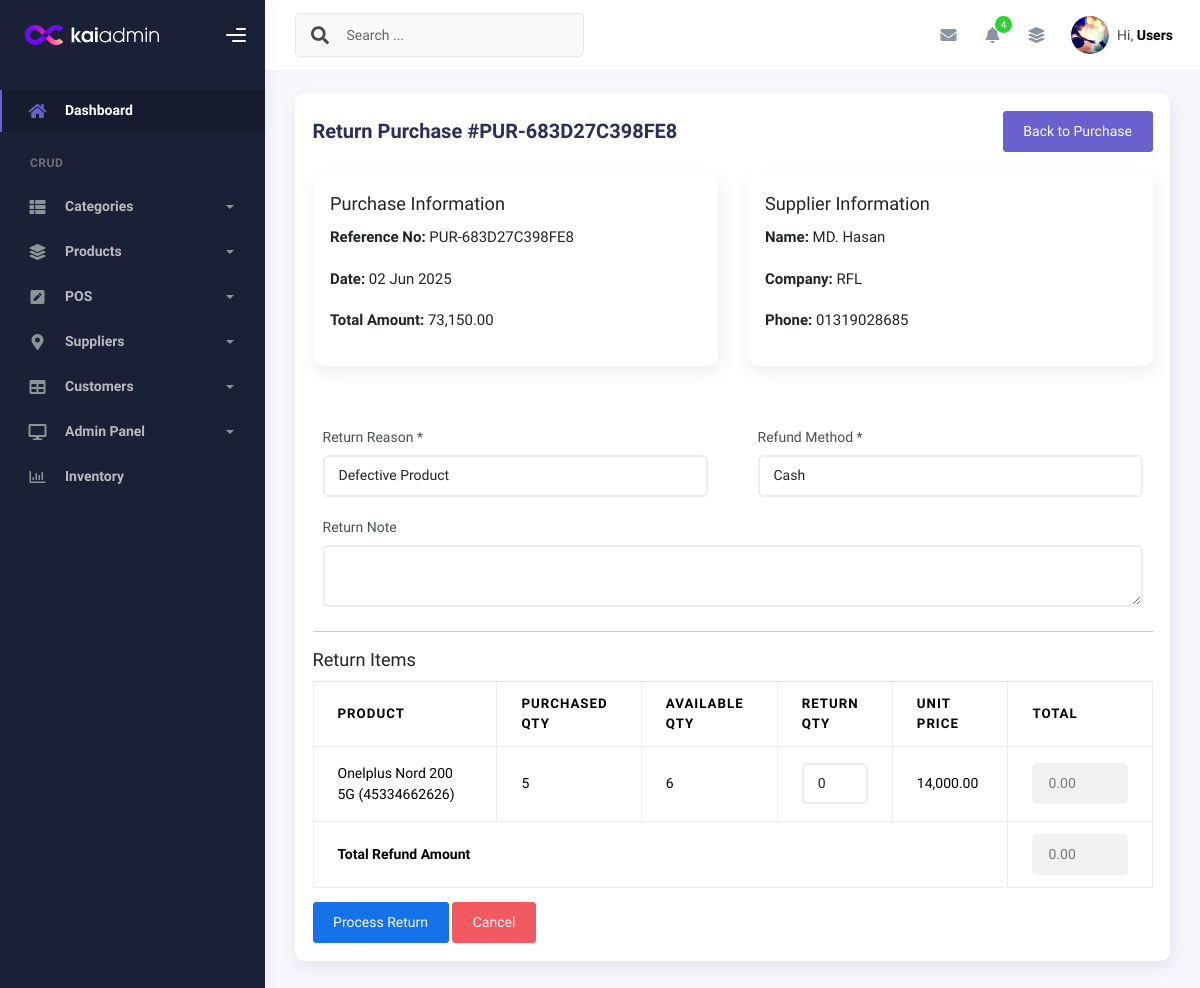
/modules/purchase/purchase_return.php?id=10 (signed in), run on the app's committed database.
### tables this page shows
CREATE TABLE `purchase` (
  `id` int(11) NOT NULL,
  `supplier_id` int(11) DEFAULT NULL,
  `reference_no` varchar(50) DEFAULT NULL,
  `purchase_date` date NOT NULL,
  `payment_method` varchar(20) DEFAULT 'cash',
  `payment_status` enum('pending','partial','paid') DEFAULT 'pending',
  `discount` decimal(10,2) DEFAULT 0.00,
  `discount_amount` decimal(10,2) DEFAULT 0.00,
  `subtotal` decimal(10,2) DEFAULT 0.00,
  `vat` decimal(10,2) NOT NULL DEFAULT 0.00,
  `total` decimal(10,2) NOT NULL,
  `user_id` int(11) DEFAULT NULL,
  `is_deleted` tinyint(1) DEFAULT 0,
  `deleted_at` timestamp NULL DEFAULT NULL,
  `created_at` timestamp NOT NULL DEFAULT current_timestamp(),
  `updated_at` timestamp NOT NULL DEFAULT current_timestamp() ON UPDATE current_timestamp()
);

CREATE TABLE `suppliers` (
  `id` int(11) NOT NULL,
  `name` varchar(100) NOT NULL,
  `phone` varchar(20) DEFAULT NULL,
  `email` varchar(100) DEFAULT NULL,
  `address` text DEFAULT NULL,
  `company_name` varchar(100) DEFAULT NULL,
  `created_at` timestamp NOT NULL DEFAULT current_timestamp(),
  `updated_at` timestamp NOT NULL DEFAULT current_timestamp() ON UPDATE current_timestamp()
);

CREATE TABLE `purchase_items` (
  `id` int(11) NOT NULL,
  `purchase_id` int(11) NOT NULL,
  `product_id` int(11) NOT NULL,
  `quantity` int(11) NOT NULL,
  `unit_price` decimal(10,2) NOT NULL,
  `discount` decimal(10,2) DEFAULT 0.00,
  `subtotal` decimal(10,2) DEFAULT 0.00,
  `vat` decimal(5,2) DEFAULT 0.00,
  `total_price` decimal(10,2) NOT NULL,
  `created_at` timestamp NOT NULL DEFAULT current_timestamp()
);

CREATE TABLE `products` (
  `id` int(11) NOT NULL,
  `name` varchar(100) NOT NULL,
  `barcode` varchar(50) NOT NULL,
  `category_id` int(11) DEFAULT NULL,
  `sub_category_id` int(11) DEFAULT NULL,
  `child_category_id` int(11) DEFAULT NULL,
  `brand_id` int(11) DEFAULT NULL,
  `price` decimal(10,2) NOT NULL,
  `sell_price` decimal(10,2) NOT NULL,
  `is_deleted` tinyint(1) DEFAULT 0,
  `deleted_at` timestamp NULL DEFAULT NULL,
  `created_at` timestamp NOT NULL DEFAULT current_timestamp(),
  `updated_at` timestamp NOT NULL DEFAULT current_timestamp() ON UPDATE current_timestamp()
);

### includes/crud_class.php (called while the page is built, shortened)
<?php
class CRUD {
    protected $host = 'localhost';
    protected $username = 'root';
    protected $password = '';
    protected $database = 'inventory_system';
    protected $connect;
    function __construct() {
        $this->connect = new mysqli($this->host, $this->username, $this->password, $this->database);
        $this->connect->set_charset("utf8mb4");
    }
    private function buildWhereClause($conditions) {
        $whereParts = [];
        $params = [];
        foreach ($conditions as $key => $value) {
            if (preg_match('/^(.+?)\s*(=|!=|<>|>|<|>=|<=|LIKE|NOT LIKE|IN|NOT IN)\s*$/i', $key, $matches)) {
                $column = trim($matches[1]);
                $operator = trim($matches[2]);
            } else {
                $column = $key;
                $operator = '=';
            }
            $whereParts[] = "`$column` $operator ?";
            $params[] = $value;
        }
        return [
            'sql' => 'WHERE ' . implode(' AND ', $whereParts),
            'params' => $params
        ];
    }
    private function bind_params($stmt, $params) {
        $types = '';
        $values = [];
        foreach ($params as $value) {
            if (is_int($value)) {
                $types .= 'i';
            } elseif (is_float($value)) {
                $types .= 'd';
            } else {
                $types .= 's';
            }
            $values[] = $value;
        }
        array_unshift($values, $types);
        return call_user_func_array([$stmt, 'bind_param'], $this->ref_values($values));
    }
    private function ref_values($array) {
        $refs = [];
        foreach ($array as $key => $value) {
            $refs[$key] = &$array[$key];
        }
        return $refs;
    }
    public function common_select($table, $fields = '*', $where = false, $sort = 'id', $sort_type = 'asc', $offset = false, $limit = false) {
        $data = [];
        $error = 0;
        $error_msg = "";
        $params = [];
        $sql = "SELECT $fields FROM `$table`";
        if ($where) {
            if (is_array($where)) {
                $whereClause = $this->buildWhereClause($where);
                $sql .= ' ' . $whereClause['sql'];
                $params = $whereClause['params'];
            } else {
                $sql .= " WHERE $where";
            }
        }
        if ($sort) {
            $sql .= " ORDER BY `$sort` " . (strtoupper($sort_type) === 'DESC' ? 'DESC' : 'ASC');
        }
        $stmt = $this->connect->prepare($sql);
        if ($stmt) {
            if (!empty($params)) {
                if (!$this->bind_params($stmt, $params)) {
                    return ['data' => [], 'error' => 1, 'error_msg' => "Parameter binding failed"];
                }
            }
            if ($stmt->execute()) {
                $result = $stmt->get_result();
                if ($result->num_rows > 0) {
                    while ($r = $result->fetch_object()) {
                        $data[] = $r;
                    }
                }
            } else {
                $error = 1;
                $error_msg = $stmt->error;
            }
        } else {
            $error = 1;
            $error_msg = $this->connect->error;
        }
        return ['data' => $data, 'error' => $error, 'error_msg' => $error_msg];
    }
}

### db_plugin.php (called while the page is built, shortened)
<?php
require_once __DIR__ . '/includes/crud_class.php';
$mysqli=new CRUD();
?>

### modules/purchase/purchase_return.php (the view, shortened to what this page needs)
<?php
require_once __DIR__ . '/../../db_plugin.php';
$purchase_id = $_GET['id'];
$purchase_result = $mysqli->common_select('purchase', '*', ['id' => $purchase_id]);
$purchase = $purchase_result['data'][0];
$supplier = $mysqli->common_select('suppliers', '*', ['id' => $purchase->supplier_id])['data'][0] ?? null;
$items_result = $mysqli->common_select('purchase_items', '*', ['purchase_id' => $purchase_id]);
$items = $items_result['data'];
require_once __DIR__ . '/../../requires/header.php';
require_once __DIR__ . '/../../requires/topbar.php';
require_once __DIR__ . '/../../requires/sidebar.php';
?>
<div class="container">
    <div class="page-inner">
        <div class="row">
            <div class="col-md-12 grid-margin">
                <div class="card">
                    <div class="card-body">
                        <div class="d-flex justify-content-between align-items-center mb-4">
                            <h4 class="card-title">Return Purchase #<?= $purchase->reference_no ?></h4>
                            <a href="purchase_details.php?id=<?= $purchase->id ?>" class="btn btn-secondary">Back to Purchase</a>
                        </div>
                        <div class="row mb-4">
                            <div class="col-md-6">
                                <div class="card">
                                    <div class="card-body">
                                        <h5>Purchase Information</h5>
                                        <p><strong>Reference No:</strong> <?= $purchase->reference_no ?></p>
                                        <p><strong>Date:</strong> <?= date('d M Y', strtotime($purchase->purchase_date)) ?></p>
                                        <p><strong>Total Amount:</strong> <?= number_format($purchase->total, 2) ?></p>
                                    </div>
                                </div>
                            </div>
                            <div class="col-md-6">
                                <div class="card">
                                    <div class="card-body">
                                        <h5>Supplier Information</h5>
                                        <?php if ($supplier): ?>
                                            <p><strong>Name:</strong> <?= $supplier->name ?></p>
                                            <p><strong>Company:</strong> <?= $supplier->company_name ?? 'N/A' ?></p>
                                            <p><strong>Phone:</strong> <?= $supplier->phone ?? 'N/A' ?></p>
                                        <?php else: ?>
                                            <p>Supplier information not available</p>
                                        <?php endif; ?>
                                    </div>
                                </div>
                            </div>
                        </div>
                        <form method="POST">
                            <div class="row">
                                <div class="col-md-6">
                                    <div class="form-group">
                                        <label>Return Reason *</label>
                                        <select class="form-control" name="return_reason" required>
                                            <option value="defective">Defective Product</option>
                                        </select>
                                    </div>
                                </div>
                                <div class="col-md-6">
                                    <div class="form-group">
                                        <label>Refund Method *</label>
                                        <select class="form-control" name="refund_method" id="refundMethod" required>
                                            <option value="cash">Cash</option>
                                        </select>
                                    </div>
                                </div>
                            </div>
                            <div class="form-group">
                                <label>Return Note</label>
                                <textarea class="form-control" name="return_note" rows="2"></textarea>
                            </div>
                            <hr>
                            <h5>Return Items</h5>
                            <div class="table-responsive">
                                <table class="table table-bordered">
                                    <thead>
                                        <tr>
                                            <th>Product</th>
                                            <th>Purchased Qty</th>
                                            <th>Available Qty</th>
                                            <th>Return Qty</th>
                                            <th>Unit Price</th>
                                            <th>Total</th>
                                        </tr>
                                    </thead>
                                    <tbody>
                                        <?php foreach ($items as $item):
                                            $product = $mysqli->common_select('products', '*', ['id' => $item->product_id])['data'][0] ?? null;
                                            $stock_result = $mysqli->common_select('stock', 'SUM(IF(change_type="purchase", qty, -qty)) as available_qty', ['product_id' => $item->product_id]);
                                            $available_qty = $stock_result['data'][0]->available_qty ?? 0;
                                        ?>
                                            <tr>
                                                <td><?= $product ? $product->name . ' (' . $product->barcode . ')' : 'Product not found' ?></td>
                                                <td><?= $item->quantity ?></td>
                                                <td><?= $available_qty ?></td>
                                                <td>
                                                    <input type="number" class="form-control return-qty"
                                                        name="products[<?= $item->id ?>][return_qty]"
                                                        min="0" max="<?= min($item->quantity, $available_qty) ?>"
                                                        value="0" data-price="<?= $item->unit_price ?>">
                                                </td>
                                                <td><?= number_format($item->unit_price, 2) ?></td>
                                                <td>
                                                    <input type="text" class="form-control return-total"
                                                        name="products[<?= $item->id ?>][return_total]"
                                                        value="0.00" readonly>
                                                </td>
                                            </tr>
                                        <?php endforeach; ?>
                                    </tbody>
                                    <tfoot>
                                        <tr>
                                            <td colspan="5" class="text-right"><strong>Total Refund Amount</strong></td>
                                            <td><input type="text" class="form-control" id="totalRefund" name="refund_amount" value="0.00" readonly></td>
                                        </tr>
                                    </tfoot>
                                </table>
                            </div>
                            <button type="submit" class="btn btn-primary">Process Return</button>
                            <a href="purchase_details.php?id=<?= $purchase->id ?>" class="btn btn-danger">Cancel</a>
                        </form>
                    </div>
                </div>
            </div>
        </div>
    </div>
</div>
<?php include __DIR__ . '/../../requires/footer.php'; ?>

### data on the page
purchase: reference_no "PUR-683D27C398FE8", purchase_date "02 Jun 2025", total "73,150.00"
suppliers: name "MD. Hasan", company_name "RFL", phone "01319028685"
purchase_items: product.name "Onelplus Nord 200 5G", product.barcode "45334662626", quantity "5", available_qty "6", unit_price "14,000.00"
